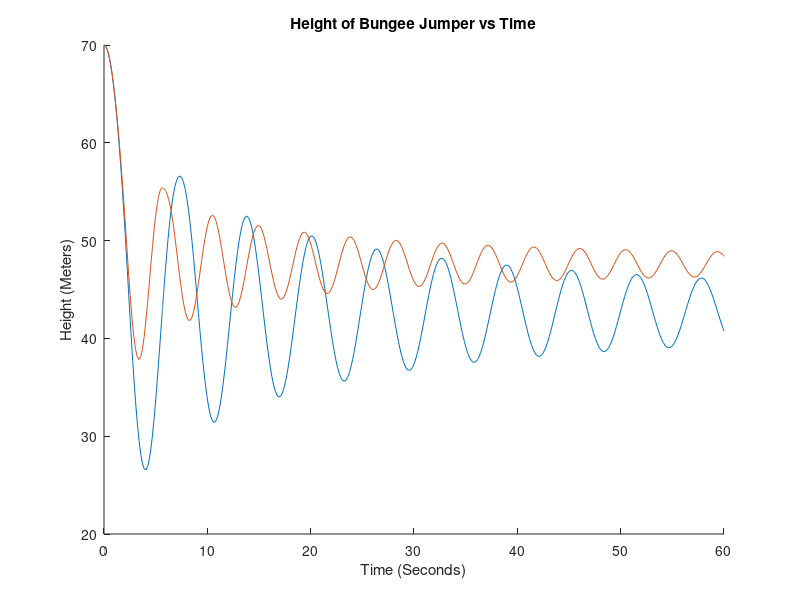
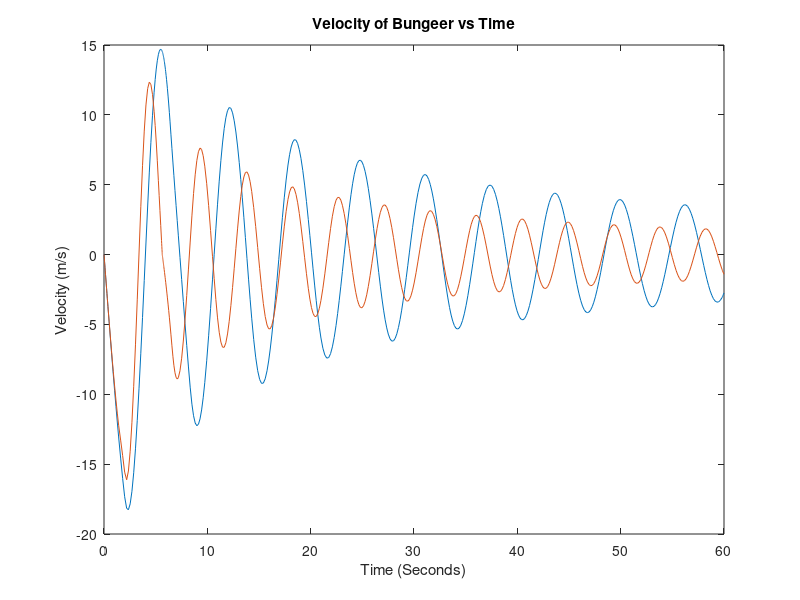

MATLAB code for these plots, in order:
function [ T, R ] = fourthpass()
%Spring with air resistance, tension in one direction

%universal variables
A = .5; %Cross-sectional area of human lying down (m^2)
rho = 1.2; %Density of air (kg/m^3)
y = 70; %Current height of the jumper m
Cd = 3.3; %Drag coeffiecent of human lying down (unitless)(data from Google Drive)
g = 9.81; %Acceleration due to gravity m/s^2
startH = y; %Starting height of the jumper m
%%%%%%%%%%%%%%%

% Jumper 1
k1 = 100; %Spring constant of the bungee cord N/m
lo1 =17.5;%Resting length of the cord with no mass on it m
vy1 = 0; %Current velocity of the jumper m/s
mass1 = 100; %Mass of jumper kg
restingL1 = lo1 +((mass1*g)/k1); %Resting length of cord with mass on it m
%%%%%%%%%%%%%%%
%jumper 2

k2 = 100; %Spring constant of the bungee cord N/m
lo2 =17.5;%Resting length of the cord with no mass on it m
vy2 = 0; %Current velocity of the jumper m/s
mass2 = 50; %Mass of jumper kg
restingL2 = lo2 +((mass2*g)/k2); %Resting length of cord with mass on it m

Data1 = [y, vy1 ,y, vy2];

   % function kopt= jumperOptimization(dataNum)
     %   changingValues(~,dataNum);
   % end

function res = changingValues1(~, Data)
    y = Data(1);
    vy = Data(2);
    dydt = vy;
    y2 = Data(3);
    vy2 = Data(4);
    dydt2 = vy2;
    %Acceleration
    if(y <= (startH - lo1)) %Below tension point
        if(vy >= 0) %Going up STEP 3
            dvydt = (-(mass1*g) + (k1 *(startH-y-lo1)) - (.5 *rho* Cd* A *vy^2 ))/mass1;
        else %Going down STEP 2
            dvydt = (-(mass1*g) + (k1 *(startH-y-lo1)) + (.5 *rho* Cd* A *vy^2 ))/mass1;
        end
        
    else %Above tension point
        if(vy >= 0) %Going up STEP 4
            dvydt = (-(mass1*g) -(.5 *rho* Cd* A *vy^2 ))/mass1;
        else %Going down STEP 1
            dvydt = (-(mass1*g) + (.5 *rho* Cd* A *vy^2 ))/mass1;
        end
    end
     if(dvydt >(3.5*9.8) || dvydt <-(3.5*9.8))
        disp(dvydt);
     end
    %Acceleration
    if(y2 <= (startH - lo2)) %Below tension point
        if(vy2 >= 0) %Going up STEP 3
            dvydt2 = (-(mass2*g) + (k2 *(startH-y2-lo2)) - (.5 *rho* Cd* A *vy2^2 ))/mass2;
        else %Going down STEP 2
            dvydt2 = (-(mass2*g) + (k2 *(startH-y2-lo2)) + (.5 *rho* Cd* A *vy2^2 ))/mass2;
        end
        
    else %Above tension point
        if(vy2 >= 0) %Going up STEP 4
            dvydt2 = (-(mass2*g) -(.5 *rho* Cd* A *vy^2 ))/mass2;
        else %Going down STEP 1
            dvydt2 = (-(mass2*g) + (.5 *rho* Cd* A *vy^2 ))/mass2;
        end
    end
   
    if(dvydt2 >(3.5*9.8) || dvydt2 <-(3.5*9.8))
        disp(dvydt2);
    end
    res = [dydt; dvydt; dydt2; dvydt2];
    
end

[T1, R1] = ode45(@changingValues1, [0 60], Data1);
hold on
figure(1);
Y1 = R1(:,1);
plot(T1,Y1);
Y2 = R1(:,3);
hold on
plot(T1,Y2);
title('Height of Bungee Jumper vs Time');
xlabel('Time (Seconds)');
ylabel('Height (Meters)');
hold on;
figure(2);
V1 = R1(:,2);
plot(T1,V1);
V2 = R1(:,4);
hold on
plot(T1,V2);
title('Velocity of Bungeer vs Time');
xlabel('Time (Seconds)');
ylabel('Velocity (m/s)');

%%%%%%
%figure(3)
%[xout,yout] = intersections(T1,Y1,T2,Y2)


%%%%intersections
j =1;
intersect(1) = 0;
    function inte = findIntersect()
        for i = 1: length(T1)
        if(Y1(i)- Y2(i) <=.25)
           intersect(j) = T1(i);
        end
        j = j+1;
        end
        inte = intersect;
    end

ValuesOfIntersection = findIntersect()
end